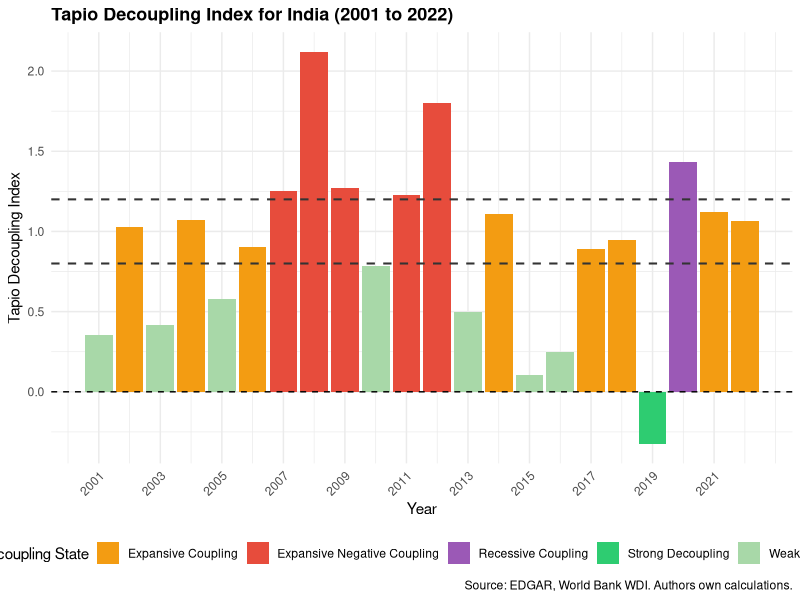

Reproduce this figure in R.
## ---- chunk 1
#| label: fig-tapio
#| fig-cap: "Tapio Decoupling Index for India (2001 to 2022)"
#| echo: false
#| warning: false
#| message: false

library(tidyverse)

# Load processed panel data
panel_data <- read_csv(here::here("data/processed/panel_data.csv"))

# Calculate Tapio index
tapio_data <- panel_data %>%
  arrange(year) %>%
  mutate(
    pct_change_co2 = (co2_total - lag(co2_total)) / lag(co2_total),
    pct_change_gdp = (gdp - lag(gdp)) / gdp,
    tapio_index = pct_change_co2 / pct_change_gdp
  ) %>%
  filter(!is.na(tapio_index)) %>%
  mutate(
    decoupling_state = case_when(
      pct_change_gdp > 0 & tapio_index < 0 ~ "Strong Decoupling",
      pct_change_gdp > 0 & tapio_index >= 0 & tapio_index < 0.8 ~ "Weak Decoupling",
      pct_change_gdp > 0 & tapio_index >= 0.8 & tapio_index < 1.2 ~ "Expansive Coupling",
      pct_change_gdp > 0 & tapio_index >= 1.2 ~ "Expansive Negative Coupling",
      pct_change_gdp < 0 & tapio_index > 0 ~ "Recessive Coupling",
      pct_change_gdp < 0 & tapio_index < 0 ~ "Recessive Decoupling",
      TRUE ~ "Undefined"
    )
  )

# Define colours
state_colours <- c(
  "Strong Decoupling"           = "#2ecc71",
  "Weak Decoupling"             = "#a8d8a8",
  "Expansive Coupling"          = "#f39c12",
  "Expansive Negative Coupling" = "#e74c3c",
  "Recessive Coupling"          = "#9b59b6"
)

# Plot
ggplot(tapio_data, aes(x = year, y = tapio_index, fill = decoupling_state)) +
  geom_col() +
  geom_hline(yintercept = 0, linetype = "dashed", color = "black") +
  geom_hline(yintercept = 0.8, linetype = "dashed", color = "gray20", linewidth = 0.7) +
  geom_hline(yintercept = 1.2, linetype = "dashed", color = "gray20", linewidth = 0.7) +
  scale_fill_manual(values = state_colours) +
  scale_x_continuous(breaks = seq(2001, 2022, by = 2)) +
  labs(
    title = "Tapio Decoupling Index for India (2001 to 2022)",
    x = "Year",
    y = "Tapio Decoupling Index",
    fill = "Decoupling State",
    caption = "Source: EDGAR, World Bank WDI. Authors own calculations."
  ) +
  theme_minimal() +
  theme(
    plot.title = element_text(face = "bold", size = 13),
    legend.position = "bottom",
    axis.text.x = element_text(angle = 45, hjust = 1)
  )
